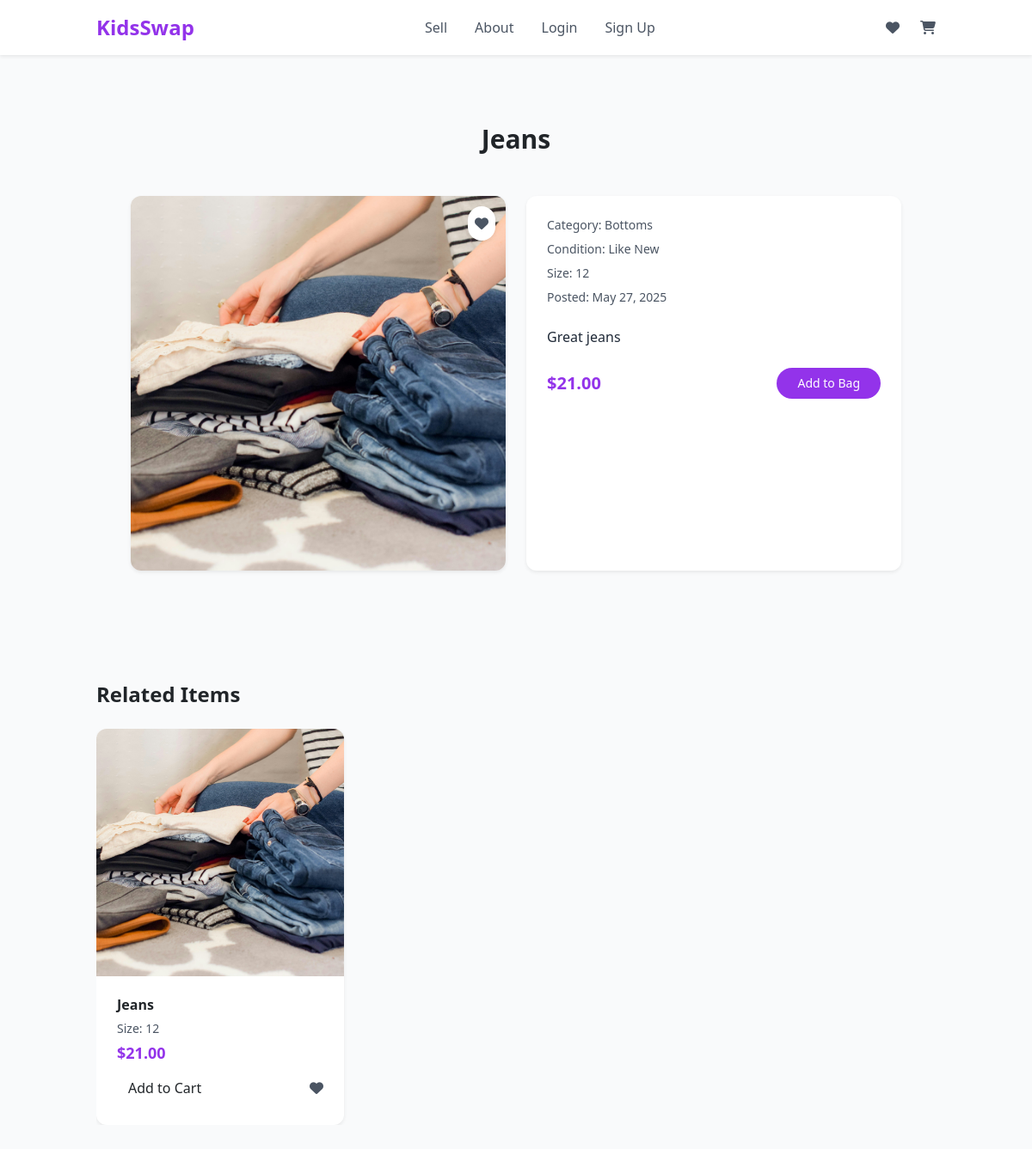
The app's page /clothing/5/ with its own data.
### marketplace/models.py (models this page shows, shortened)
class ClothingItem(models.Model):
    CATEGORY_CHOICES = [
        ('Tops', 'Tops'),
        ('Bottoms', 'Bottoms'),
        ('Shoes', 'Shoes'),
        ('Outerwear', 'Outerwear'),
        ('Accessories', 'Accessories'),
    ]
    CONDITION_CHOICES = [
        ('New', 'New'),
        ('Like New', 'Like New'),
        ('Used', 'Used'),
        ('Well Loved', 'Well Loved'),
    ]
    AGE_GROUP_CHOICES = [
        ('baby', 'Baby (0-24m)'),
        ('toddler', 'Toddler (2-4y)'),
        ('kids', 'Kids (4-7y)'),
        ('big_kids', 'Big Kids (8-12y)'),
    ]
    seller = models.ForeignKey(User, on_delete=models.CASCADE)
    title = models.CharField(max_length=100)
    description = models.TextField()
    price = models.DecimalField(max_digits=6, decimal_places=2)
    category = models.CharField(max_length=20, choices=CATEGORY_CHOICES)
    condition = models.CharField(max_length=20, choices=CONDITION_CHOICES)
    size = models.CharField(max_length=20)
    image = models.ImageField(upload_to='clothing_images/')
    age_group = models.CharField(max_length=20, choices=AGE_GROUP_CHOICES, default='kids')
    is_featured = models.BooleanField(default=False)
    created_at = models.DateTimeField(auto_now_add=True)

### marketplace/views.py (the view)
# urls.py: path('clothing/<int:item_id>/', views.item_detail, name='item_detail'),
def item_detail(request, item_id):
    item = get_object_or_404(ClothingItem, id=item_id)
    images = ClothingImage.objects.filter(item=item)
    related_items = ClothingItem.objects.filter(
        category=item.category,
        size=item.size
    ).exclude(id=item.id)[:4]
    wishlist_ids = []
    if request.user.is_authenticated:
        wishlist_ids = set(
            WishlistItem.objects.filter(user=request.user).values_list('item_id', flat=True)
        )
    return render(request, 'marketplace/item_detail.html', {
        'item': item,
        'images': images,
        'wishlist_ids': wishlist_ids,
        'related_items': related_items
    })

### marketplace/templates/marketplace/item_detail.html (shortened to what this page needs)
{% extends "base.html" %}
{% load static %}
{% block content %}
<section id="featured-products" class="py-16">
    <div class="container mx-auto px-4">
        <h2 class="text-3xl font-bold mb-12 text-center">{{ item.title }}</h2>
        <div class="grid grid-cols-1 md:grid-cols-2 gap-6 max-w-4xl mx-auto">
            <div class="bg-white rounded-xl shadow-sm overflow-hidden">
                <div class="relative">
                    <img class="w-full aspect-square object-cover" src="{{ item.image.url }}" alt="{{ item.title }}">
                    <a href="#" onclick="toggleWishlist('{{ item.id }}')" class="absolute top-3 right-3 bg-white rounded-full p-2 shadow-sm">
                    <i class="fa-solid fa-heart
                              {% if item.id in wishlist_ids %}text-red-500{% else %}text-gray-600{% endif %}"
                      id="wishlist-icon-{{ item.id }}">
                    </i>
                  </a>
                </div>
            </div>
            <div class="bg-white p-6 rounded-xl shadow-sm">
                <p class="text-gray-600 text-sm mb-2">Category: {{ item.category }}</p>
                <p class="text-gray-600 text-sm mb-2">Condition: {{ item.condition }}</p>
                <p class="text-gray-600 text-sm mb-2">Size: {{ item.size }}</p>
                <p class="text-gray-600 text-sm mb-4">Posted: {{ item.created_at|date:"F j, Y" }}</p>
                <p class="text-gray-800 mb-6">{{ item.description }}</p>
                <div class="flex justify-between items-center">
                    <span class="font-bold text-purple-600 text-xl">${{ item.price }}</span>
                    <form method="POST" action="{% url 'add_to_cart' item.id %}">
                    <button type="submit" class="bg-purple-600 text-white px-4 py-2 rounded-full text-sm">
                      Add to Bag
                    </button>
                  </form>
                </div>
            </div>
        </div>
    </div>
</section>
{% if related_items %}
<section class="py-16">
  <div class="container mx-auto px-4">
    <h2 class="text-2xl font-bold mb-6">Related Items</h2>
    <div class="swiper related-carousel">
      <div class="swiper-wrapper">
        {% for related in related_items %}
        <div class="swiper-slide">
          <div class="bg-white rounded-xl shadow-sm overflow-hidden w-72 mx-auto">
            <div class="relative">
              <img class="w-full aspect-square object-cover" src="{{ related.image.url }}" alt="{{ related.title }}">
              <a href="{% url 'item_detail' related.id %}" class="absolute inset-0"></a>
            </div>
            <div class="p-4">
              <h3 class="font-semibold mb-2">{{ related.title }}</h3>
              <p class="text-gray-600 text-sm mb-1">Size: {{ related.size }}</p>
              <p class="text-purple-600 font-bold text-lg mb-2">${{ related.price }}</p>
              <div class="flex justify-between items-center space-x-2">
                <form method="POST" action="{% url 'add_to_cart' related.id %}">
                  <button type="submit" class="btn">Add to Cart</button>
                </form>
                <a href="#" onclick="toggleWishlist('{{ related.id }}')">
                  <i class="fa-solid fa-heart
                            {% if related.id in wishlist_ids %}text-red-500{% else %}text-gray-600{% endif %}"
                     id="wishlist-icon-{{ related.id }}">
                  </i>
                </a>
              </div>
            </div>
          </div>
        </div>
        {% endfor %}
      </div>
    </div>
  </div>
</section>
{% endif %}
    </div>
{% endblock %}

### records on screen
ClothingItem: title "Jeans", image (picture), category "Bottoms", condition "Like New", size "12", created_at "May 27, 2025", description "Great jeans", price "21.00"
ClothingItem: image (picture), title "Jeans", size "12", price "21.00"
